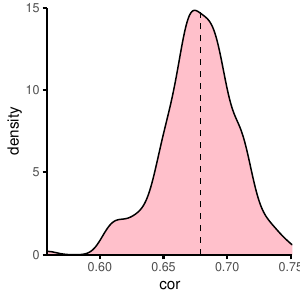

Generate this figure with R:
library(dplyr); library(ggplot2)

rm(list =ls())
d = readxl::read_xlsx("279 samples.xlsx", sheet=1)
d$ID = paste(d$batch,d$reporter)

d1 = read.csv("rep 1.csv")
d1$batch = gsub("\\_.*","",d1$batch)
d2 = read.csv("rep 2.csv") 
d1 = d1[d1$batch %in% d2$batch,] %>% filter(reporter!=0)
d2 = d2[d2$batch %in% d1$batch,] %>% filter(reporter!=0)

d1$value[d1$value==0]=NA; d2$value[d2$value==0]=NA
d1$value = log2(d1$value); d2$value = log2(d2$value)

d1$ID = paste(d1$batch, d1$reporter)
d2$ID = paste(d2$batch, d2$reporter)
d1 = d1[d1$ID %in% d$ID,] 
d2 = d2[d2$ID %in% d$ID,] 

d1_1 = reshape2::dcast(d1, protein ~ ID, value.var = "value")
d2_1 = reshape2::dcast(d2, protein ~ ID, value.var = "value")

d1_1 = d1_1[d1_1$protein %in% d2_1$protein,]
d2_1 = d2_1[d2_1$protein %in% d1_1$protein,]

table(d1_1$protein == d2_1$protein)
table(colnames(d1_1)==colnames(d2_1))

re = NULL
i = 1
for(i in 2:ncol(d1_1)){
  sample = colnames(d1_1)[i]
  d = cbind(d1_1[,i], d2_1[,i]) %>% data.frame() %>% na.omit(); colnames(d)=c("ID1","ID2")
  p = cor.test(d$ID1, d$ID2, method="spearman")[["p.value"]]
  cor = cor.test(d$ID1, d$ID2, method="spearman")[["estimate"]][["rho"]]
  re = rbind(re, data.frame(sample,p,cor))
}

ggplot(re, aes(cor))+
  geom_density(fill="#ffc0cb")+
  geom_vline(xintercept = median(re$cor), linetype=2)+
  scale_x_continuous(expand = c(0,0))+
  scale_y_continuous(limits = c(0,15), expand = c(0,0))+
  theme_classic()+
  theme(legend.position = "none",
        axis.line = element_line(linewidth = .7,color="black"),
        axis.ticks = element_line(linewidth = .7,color="black"),
        axis.ticks.length=unit(0.12, "cm"))
ggsave("eFig 1j.pdf", width = 3, height = 3)

